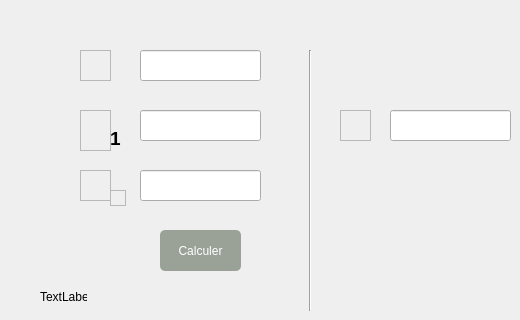
            <widget class="QWidget" name="tab">
             <attribute name="title">
              <string>Longueur d'un arc de parallèle</string>
             </attribute>
             <widget class="QLineEdit" name="fct5_lambda1">
              <property name="geometry">
               <rect>
                <x>140</x>
                <y>110</y>
                <width>121</width>
                <height>31</height>
               </rect>
              </property>
             </widget>
             <widget class="QLineEdit" name="fct5_lambda2">
              <property name="geometry">
               <rect>
                <x>140</x>
                <y>170</y>
                <width>121</width>
                <height>31</height>
               </rect>
              </property>
             </widget>
             <widget class="Line" name="line_10">
              <property name="geometry">
               <rect>
                <x>300</x>
                <y>50</y>
                <width>20</width>
                <height>261</height>
               </rect>
              </property>
              <property name="orientation">
               <enum>Qt::Vertical</enum>
              </property>
             </widget>
             <widget class="QPushButton" name="fct5_cal_2">
              <property name="geometry">
               <rect>
                <x>160</x>
                <y>230</y>
                <width>81</width>
                <height>41</height>
               </rect>
              </property>
              <property name="cursor">
               <cursorShape>PointingHandCursor</cursorShape>
              </property>
              <property name="styleSheet">
               <string notr="true">QPushButton{
   padding: 5px 10px;
   border: none;
   border-radius: 5px;
   background-color: #9aa298;
   color: #fff;
}
QPushButton:hover{
   background-color: #101010;
}</string>
              </property>
              <property name="text">
               <string>Calculer</string>
              </property>
             </widget>
             <widget class="QLabel" name="page4_erreur3_3">
              <property name="geometry">
               <rect>
                <x>40</x>
                <y>290</y>
                <width>47</width>
                <height>13</height>
               </rect>
              </property>
              <property name="text">
               <string>TextLabel</string>
              </property>
             </widget>
             <widget class="QLineEdit" name="fct5_l">
              <property name="geometry">
               <rect>
                <x>390</x>
                <y>110</y>
                <width>121</width>
                <height>31</height>
               </rect>
              </property>
             </widget>
             <widget class="QFrame" name="frame_8">
              <property name="geometry">
               <rect>
                <x>80</x>
                <y>170</y>
                <width>31</width>
                <height>31</height>
               </rect>
              </property>
              <property name="styleSheet">
               <string notr="true">image: url(:/buttons/lambda.png);</string>
              </property>
              <property name="frameShape">
               <enum>QFrame::StyledPanel</enum>
              </property>
              <property name="frameShadow">
               <enum>QFrame::Raised</enum>
              </property>
             </widget>
             <widget class="QFrame" name="frame_20">
              <property name="geometry">
               <rect>
                <x>80</x>
                <y>50</y>
                <width>31</width>
                <height>31</height>
               </rect>
              </property>
              <property name="styleSheet">
               <string notr="true">image: url(:/buttons/phi.png);</string>
              </property>
              <property name="frameShape">
               <enum>QFrame::StyledPanel</enum>
              </property>
              <property name="frameShadow">
               <enum>QFrame::Raised</enum>
              </property>
             </widget>
             <widget class="QFrame" name="frame_21">
              <property name="geometry">
               <rect>
                <x>340</x>
                <y>110</y>
                <width>31</width>
                <height>31</height>
               </rect>
              </property>
              <property name="styleSheet">
               <string notr="true">image: url(:/buttons/L.png);</string>
              </property>
              <property name="frameShape">
               <enum>QFrame::StyledPanel</enum>
              </property>
              <property name="frameShadow">
               <enum>QFrame::Raised</enum>
              </property>
             </widget>
             <widget class="QLineEdit" name="fct5_phi21">
              <property name="geometry">
               <rect>
                <x>140</x>
                <y>50</y>
                <width>121</width>
                <height>31</height>
               </rect>
              </property>
             </widget>
             <widget class="QFrame" name="frame_22">
              <property name="geometry">
               <rect>
                <x>80</x>
                <y>110</y>
                <width>31</width>
                <height>41</height>
               </rect>
              </property>
              <property name="styleSheet">
               <string notr="true">image: url(:/buttons/lambda.png);</string>
              </property>
              <property name="frameShape">
               <enum>QFrame::StyledPanel</enum>
              </property>
              <property name="frameShadow">
               <enum>QFrame::Raised</enum>
              </property>
             </widget>
             <widget class="QFrame" name="frame_25">
              <property name="geometry">
               <rect>
                <x>110</x>
                <y>190</y>
                <width>16</width>
                <height>16</height>
               </rect>
              </property>
              <property name="styleSheet">
               <string notr="true">image: url(:/buttons/222.png);</string>
              </property>
              <property name="frameShape">
               <enum>QFrame::StyledPanel</enum>
              </property>
              <property name="frameShadow">
               <enum>QFrame::Raised</enum>
              </property>
             </widget>
             <widget class="QLabel" name="page4_erreur3_4">
              <property name="geometry">
               <rect>
                <x>110</x>
                <y>130</y>
                <width>16</width>
                <height>16</height>
               </rect>
              </property>
              <property name="font">
               <font>
                <pointsize>14</pointsize>
                <weight>75</weight>
                <bold>true</bold>
               </font>
              </property>
              <property name="text">
               <string>1</string>
              </property>
             </widget>
             <zorder>fct5_lambda1</zorder>
             <zorder>fct5_lambda2</zorder>
             <zorder>line_10</zorder>
             <zorder>fct5_cal_2</zorder>
             <zorder>page4_erreur3_3</zorder>
             <zorder>fct5_l</zorder>
             <zorder>frame_8</zorder>
             <zorder>frame_20</zorder>
             <zorder>frame_21</zorder>
             <zorder>fct5_phi21</zorder>
             <zorder>frame_25</zorder>
             <zorder>frame_22</zorder>
             <zorder>page4_erreur3_4</zorder>
            </widget>
